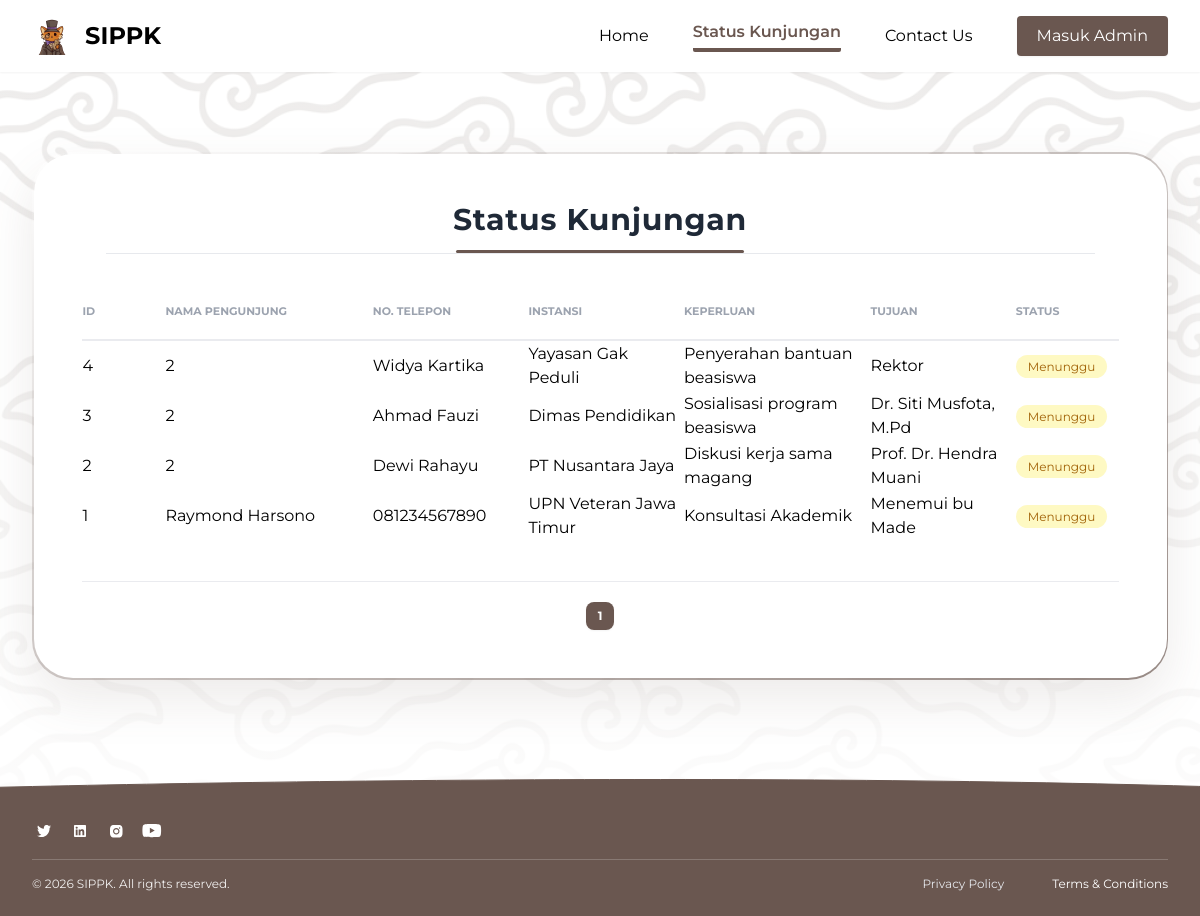
/statuskunjungan.php, run on an earlier commit of the app's database.
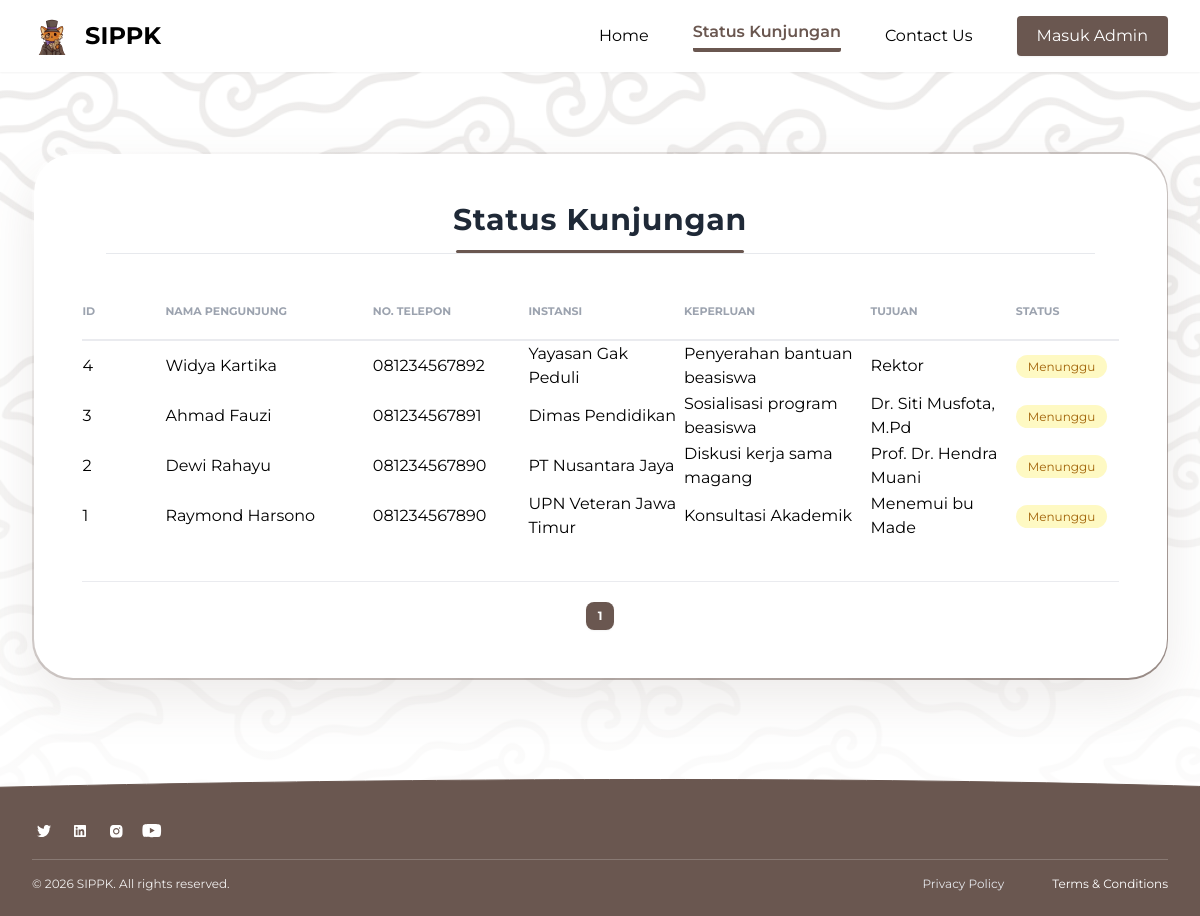
And on a later commit of the database.
### tables this page shows
CREATE TABLE IF NOT EXISTS kunjungan (
    id INT UNSIGNED AUTO_INCREMENT PRIMARY KEY,
    nama_pengunjung VARCHAR(100) NOT NULL,
    no_telp VARCHAR(20) NOT NULL,
    instansi VARCHAR(150),
    keperluan VARCHAR(100) NOT NULL,
    tujuan TEXT NOT NULL,
    tanggal DATE NOT NULL,
    waktu_mulai TIME NOT NULL,
    waktu_selesai TIME NOT NULL,
    email VARCHAR(255) NOT NULL,
    status ENUM(
        'menunggu',
        'disetujui',
        'ditolak',
        'selesai'
    ) DEFAULT 'menunggu',
    created_at TIMESTAMP DEFAULT CURRENT_TIMESTAMP,
    updated_at TIMESTAMP DEFAULT CURRENT_TIMESTAMP
        ON UPDATE CURRENT_TIMESTAMP,
    notes TEXT NULL
);

### statuskunjungan.php (the view, shortened to what the changed rows need)
<?php
require_once 'config.php';
$jumlah_data_per_halaman = 10;
$halaman_aktif = isset($_GET['page'])
    ? (int) $_GET['page']
    : 1;
$offset =
    ($halaman_aktif - 1)
    *
    $jumlah_data_per_halaman;
$data_kunjungan = [];
$stmt = $conn->prepare("
    SELECT *
    FROM kunjungan
    ORDER BY id DESC
    LIMIT ?
    OFFSET ?
");
$stmt->bind_param(
    "ii",
    $jumlah_data_per_halaman,
    $offset
);
$stmt->execute();
$result = $stmt->get_result();
while ($row = $result->fetch_assoc()) {
    $data_kunjungan[] = $row;
}
?>
<!DOCTYPE html>
<html lang="id">
<head>
    <script src="https://cdn.tailwindcss.com"></script>
</head>
<body class="bg-white min-h-screen w-full flex flex-col font-montserrat antialiased overflow-x-hidden relative">
    <main class="relative z-20 w-full max-w-[1240px] mx-auto px-4 md:px-8 pt-12 md:pt-20 flex-grow flex items-center justify-center">
        <div class="w-full rounded-[40px] p-[1.5px] bg-gradient-to-tl from-[#6a5750]/70 via-[#6a5750]/35 to-transparent shadow-[0_20px_50px_rgba(106,87,80,0.12)] mb-24">
            <div class="w-full bg-white rounded-[39px] p-6 md:p-12 relative">
                <div class="w-full flex flex-col items-center mb-10 relative px-2 md:px-6">
                    <div class="text-center pb-3">
                        <h2 class="text-3xl font-bold text-gray-800 tracking-wide px-6">Status Kunjungan</h2>
                    </div>
                </div>
                <div class="w-full flex flex-col justify-between pt-2 relative">
                    <div class="w-full overflow-x-auto custom-scroll">
                        <table class="w-full text-left border-collapse min-w-[900px] table-fixed">
                            <thead>
                                <tr class="border-b-2 border-gray-200/80">
                                    <th class="w-[8%] pb-5 text-[11px] font-bold text-gray-400 uppercase">ID</th>
                                    <th class="w-[20%] pb-5 text-[11px] font-bold text-gray-400 uppercase">Nama Pengunjung</th>
                                    <th class="w-[15%] pb-5 text-[11px] font-bold text-gray-400 uppercase">No. Telepon</th>
                                    <th class="w-[15%] pb-5 text-[11px] font-bold text-gray-400 uppercase">Instansi</th>
                                    <th class="w-[18%] pb-5 text-[11px] font-bold text-gray-400 uppercase">Keperluan</th>
                                    <th class="w-[14%] pb-5 text-[11px] font-bold text-gray-400 uppercase">Tujuan</th>
                                    <th class="w-[10%] pb-5 text-[11px] font-bold text-gray-400 uppercase">Status</th>
                                </tr>
                            </thead>
                            <tbody>
                                <?php if (count($data_kunjungan) > 0): ?>
                                    <?php foreach ($data_kunjungan as $row): ?>
                                        <tr>
                                            <td><?= htmlspecialchars($row['id']) ?></td>
                                            <td><?= htmlspecialchars($row['nama_pengunjung']) ?></td>
                                            <td><?= htmlspecialchars($row['no_telp']) ?></td>
                                            <td><?= htmlspecialchars($row['instansi']) ?></td>
                                            <td><?= htmlspecialchars($row['keperluan']) ?></td>
                                            <td><?= htmlspecialchars($row['tujuan']) ?></td>
                                            <td>
                                            <?php if ($row['status'] === 'Disetujui'): ?>
                                                <span class="px-3 py-1 text-xs rounded-full bg-green-100 text-green-700">
                                                    Disetujui
                                                </span>
                                            <?php elseif ($row['status'] === 'Ditolak'): ?>
                                                <span class="px-3 py-1 text-xs rounded-full bg-red-100 text-red-700">
                                                    Ditolak
                                                </span>
                                            <?php else: ?>
                                                <span class="px-3 py-1 text-xs rounded-full bg-yellow-100 text-yellow-700">
                                                    Menunggu
                                                </span>
                                            <?php endif; ?>
                                            </td>
                                        </tr>
                                    <?php endforeach; ?>
                                <?php endif; ?>
                            </tbody>
                        </table>
                    </div>
                </div>
            </div>
        </div>
    </main>
</body>
</html>

What changed in the data, as far as the page shows it:
changed kunjungan "Widya Kartika": nama_pengunjung "2" → "Widya Kartika"; no_telp "Widya Kartika" → "081234567892"
changed kunjungan "Ahmad Fauzi": nama_pengunjung "2" → "Ahmad Fauzi"; no_telp "Ahmad Fauzi" → "081234567891"
changed kunjungan "Dewi Rahayu": nama_pengunjung "2" → "Dewi Rahayu"; no_telp "Dewi Rahayu" → "081234567890"
